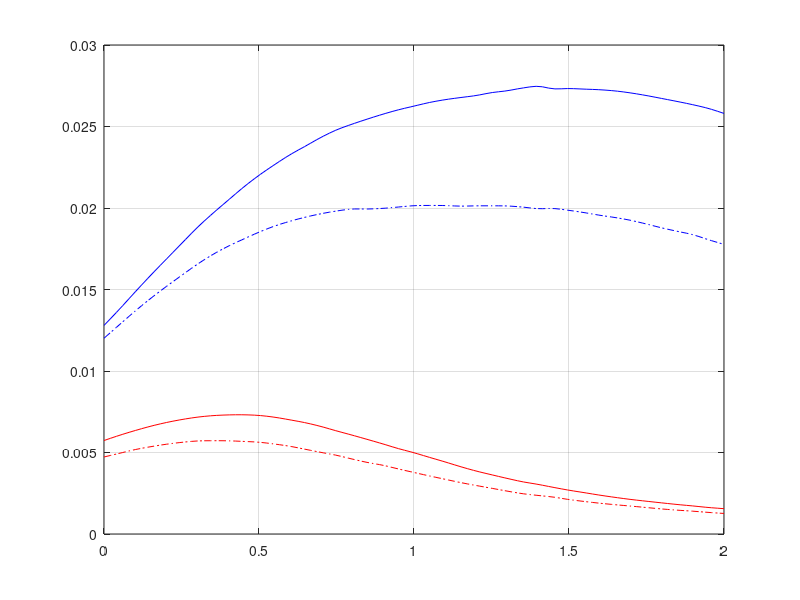

Recreate this plot in MATLAB.
%% INTERPOLATION
clear; clc; close all;
load("flux2.mat")

flux = flux2
%% Logarithmic transformstion

npts = 2000; 

%logEi = log10(flux(:,1));
logEi = log10(logspace(-1,4,101));
%%Ei = logspace(0,4,101);

%%logEi=log10(Ei);


logMui = log10(flux(:,2)*10^-4);

logMuBari = log10(flux(:,3)*10^-4);

logei = log10(flux(:,4)*10^-4);

logeBari = log10(flux(:,5)*10^-4);

%E = linspace(1,100,npts);

%LogE = log10(E); %Logarithm of points
LogE = linspace(0,2,100);
%%Inerpoaltion

LogMu = interp1(logEi,logMui,LogE,"cubic");
LogMuBar = interp1(logEi,logMuBari,LogE,"cubic");
Loge = interp1(logEi,logei,LogE,"cubic");
LogeBar = interp1(logEi,logeBari,LogE,"cubic");

Mu = 10.^(LogMu);
MuBar = 10.^(LogMuBar);
e = 10.^(Loge);
eBar = 10.^(LogeBar);


numu= Mu.*((10.^LogE).^3);
numubar = MuBar.*((10.^LogE).^3);
nue = e.*((10.^LogE).^3);
nuebar = eBar.*((10.^LogE).^3);

plot(LogE,numu,"blue")

hold on

plot(LogE,numubar,"-.blue")
plot(LogE,nue,"red")
plot(LogE,nuebar,"-.red")

hold off
grid on

%semilogx(E,Y);

